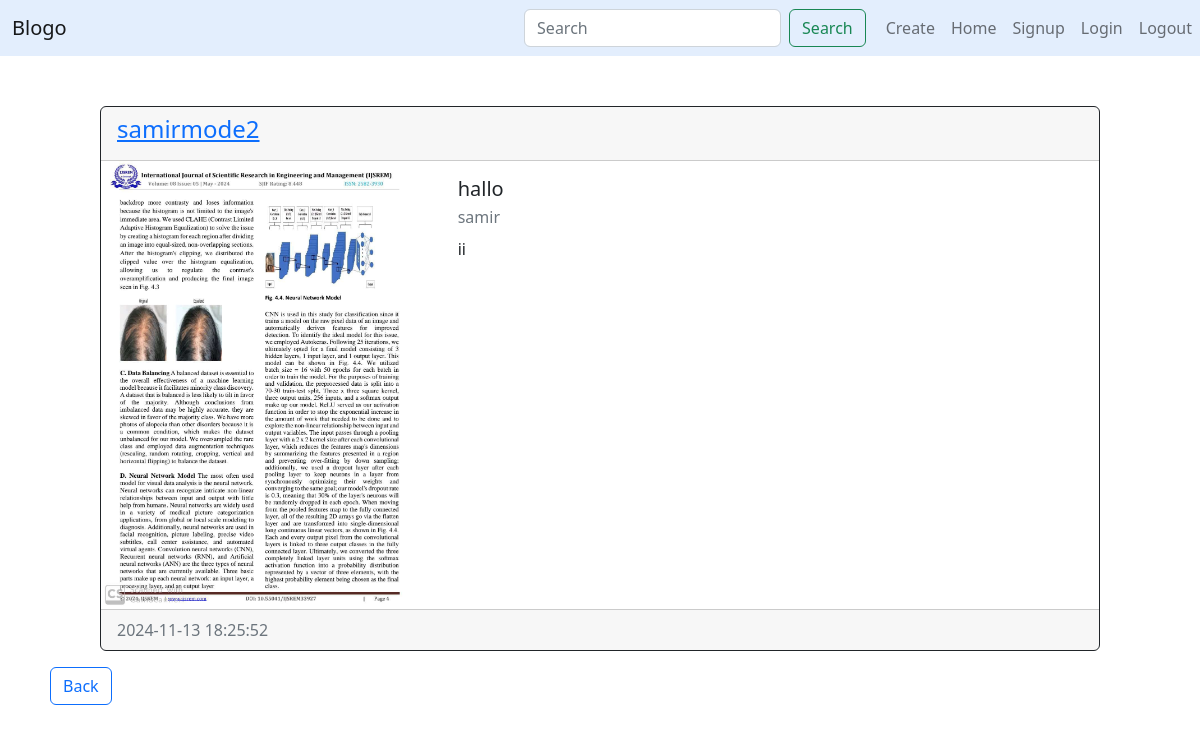
/post/1, run on the app's committed database.
### website/db_models.py (models this page shows, shortened)
class User(db.Model, UserMixin):
    __tablename__ = 'user'
    id = db.Column(db.Integer, primary_key = True)
    email = db.Column(db.String(120), unique = True)
    user_name = db.Column(db.String(100), unique = True)
    password = db.Column(db.String(8))
    posts = db.relationship('Post', backref = 'user', lazy = 'dynamic', passive_deletes = True)
    comments = db.relationship('Comment', backref = 'user', lazy = 'dynamic', passive_deletes = True)
    likes = db.relationship('Like', backref = 'user', lazy = 'dynamic', passive_deletes = True)
    followed = db.relationship('Follow',
                               foreign_keys = '[Follow.follower_id]',
                               backref = db.backref('follower',lazy = 'joined'),
                               lazy = 'dynamic',
                               cascade = 'all,delete-orphan')
    followers = db.relationship('Follow',
                               foreign_keys = '[Follow.followed_id]',
                               backref = db.backref('followed',lazy = 'joined'),
                               lazy = 'dynamic',
                               cascade = 'all,delete-orphan')

class Post(db.Model):
    __tablename__ = 'post'
    id = db.Column(db.Integer, primary_key = True)
    title = db.Column(db.Text, nullable = False)
    caption = db.Column(db.Text, nullable = True)
    text = db.Column(db.Text, nullable = False)
    image = db.Column(db.Text, nullable = False)
    filename = db.Column(db.Text, nullable = False)
    mimetype = db.Column(db.Text, nullable = False)
    timestamp = db.Column(db.DateTime(timezone = True), default = func.now())
    author = db.Column(db.Integer, db.ForeignKey("user.id", ondelete = 'CASCADE'), nullable = False)
    comments = db.relationship('Comment', backref = 'post', lazy = 'dynamic', passive_deletes = True)
    likes = db.relationship('Like', backref = 'post', lazy = 'dynamic', passive_deletes = True)

### website/views.py (the view)
@views.route("/post/<id>")
def post(id):
    post = Post.query.filter_by(id=id).first()
    return render_template("post.html",post = post)

### website/templates/post.html (shortened to what this page needs)
{% extends "base.html" %}
{% block content %}
<div style="margin:50px; border:50px; text-align:left;" class="text-dark">
    <div id="posts">
        <div class = "card border-dark mb-3" style ="margin: 50px; max-height:min-content;">
            <div class = "card-header">
                <div class="d-flex justify-content-start align-items-start">
                   <h4><a href="/posts/{{post.user.user_name}}" >{{post.user.user_name}}</a></h4>
                </div>
            </div>
            <div class = "row g-4">
                <div class = "col-md-4">
                    <img src="static/uploads/{{ post.filename }}" class = "img-fluid rounded-start" alt="image posted"/>
                </div>
                <div class = "col-md-8">
                    <div class = "card-body">
                        <h5 class = "card-title">{{post.title}}</h5>
                        <p class = "card-subtitle mb-2 text-muted">{{post.caption}}</p>
                        <p class = "card-text">{{post.text}}</p>
                    </div>
                </div>
            </div>
            <div class="card-footer text-muted">
                {{post.timestamp}}
            </div>
        </div>
    </div>
    <a href = "/home"><button type = "button" class = "btn btn-outline-primary">Back</button></a>
</div>
{% endblock %}

### data on the page
User: user.user_name "samirmode2"
Post: filename (picture), title "hallo", caption "samir", text "ii", timestamp "2024-11-13 18:25:52"
